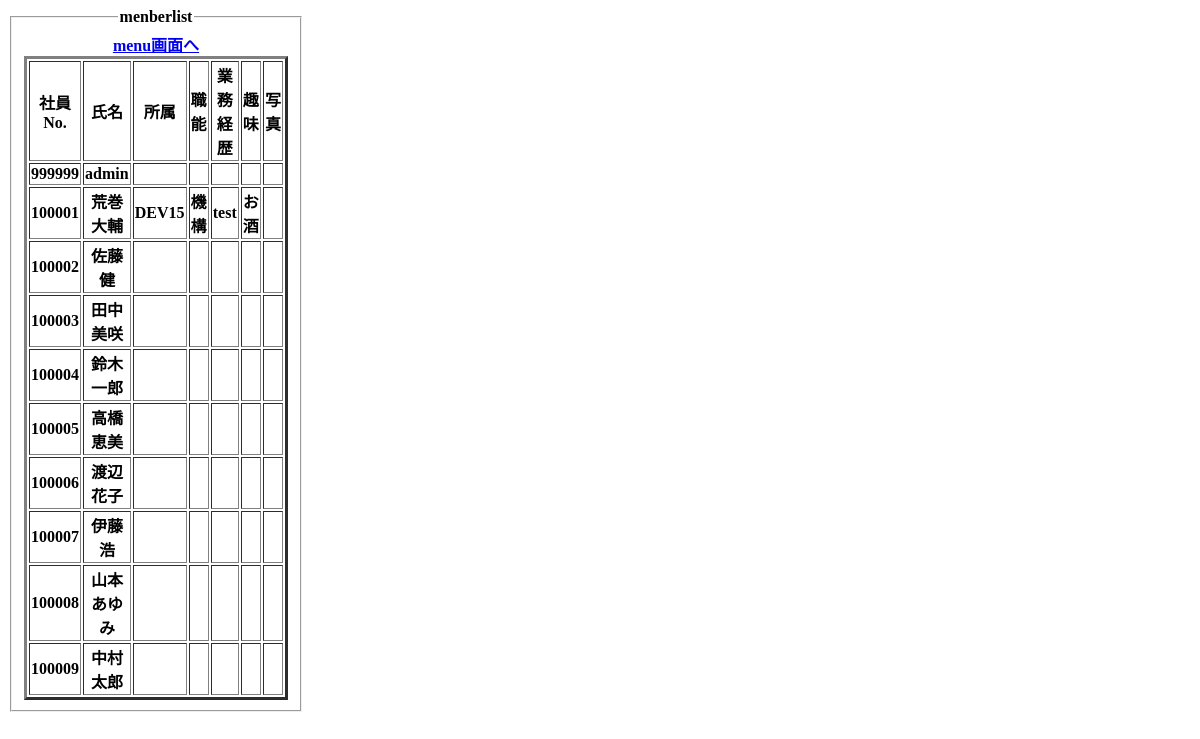
/menberlist.php, run on the app's committed database.
### tables this page shows
CREATE TABLE `menber_list` (
  `id` int(6) NOT NULL,
  `pass` varchar(12) NOT NULL,
  `No` int(6) NOT NULL,
  `name` char(20) NOT NULL,
  `department` char(20) NOT NULL,
  `class` char(20) NOT NULL,
  `skill` text NOT NULL,
  `hobby` text NOT NULL,
  `photo` varchar(128) NOT NULL,
  `hire date` date NOT NULL,
  `updated_at` datetime NOT NULL,
  `deleted_at` timestamp NULL DEFAULT NULL
);

### menberlist.php (the view, shortened to what this page needs)
<?php
$pdo = connect_to_db();
$sql = 'SELECT * FROM menber_list WHERE deleted_at IS NULL';
$stmt = $pdo->prepare($sql);
try {
  $status = $stmt->execute();
} catch (PDOException $e) {
  echo json_encode(["sql error" => "{$e->getMessage()}"]);
  exit();
};
$result = $stmt->fetchAll(PDO::FETCH_ASSOC);
$output = "";
foreach ($result as $record) {
  $output .= "
    <tr>
      <td>{$record["No"]}</td>
      <td>{$record["name"]}</td>
      <td>{$record["department"]}</td>
      <td>{$record["class"]}</td>
      <td>{$record["skill"]}</td>
      <td>{$record["hobby"]}</td>
      <td>{$record["photo"]}</td>
    </tr>
  ";
}
?>
<!DOCTYPE html>
<html lang="ja">
<head>
  <link rel="stylesheet" href="./css/menberlist.css">
</head>
<body>
  <fieldset>
    <legend>menberlist</legend>
    <a href="menu.php">menu画面へ</a>
    <table border='3'>
      <thead>
        <tr>
          <th>社員No.</th>
          <th>氏名</th>
          <th>所属</th>
          <th>職能</th>
          <th>業務経歴</th>
          <th>趣味</th>
          <th>写真</th>
        </tr>
      </thead>
      <tbody>
        <?= $output ?>
      </tbody>
    </table>
  </fieldset>
</body>
</html>

### css/menberlist.css (style rules this page uses)
fieldset { width: 22vw; font-weight: bold; width: 22vw; text-align: center; display: flex; flex-direction: column; }

### data on the page
menber_list: No "999999", name "admin"
menber_list: No "100001", name "荒巻大輔", department "DEV15", class "機構", skill "test", hobby "お酒"
menber_list: No "100002", name "佐藤 健"
menber_list: No "100003", name "田中 美咲"
menber_list: No "100004", name "鈴木 一郎"
menber_list: No "100005", name "高橋 恵美"
menber_list: No "100006", name "渡辺 花子"
menber_list: No "100007", name "伊藤 浩"
menber_list: No "100008", name "山本 あゆみ"
menber_list: No "100009", name "中村 太郎"
